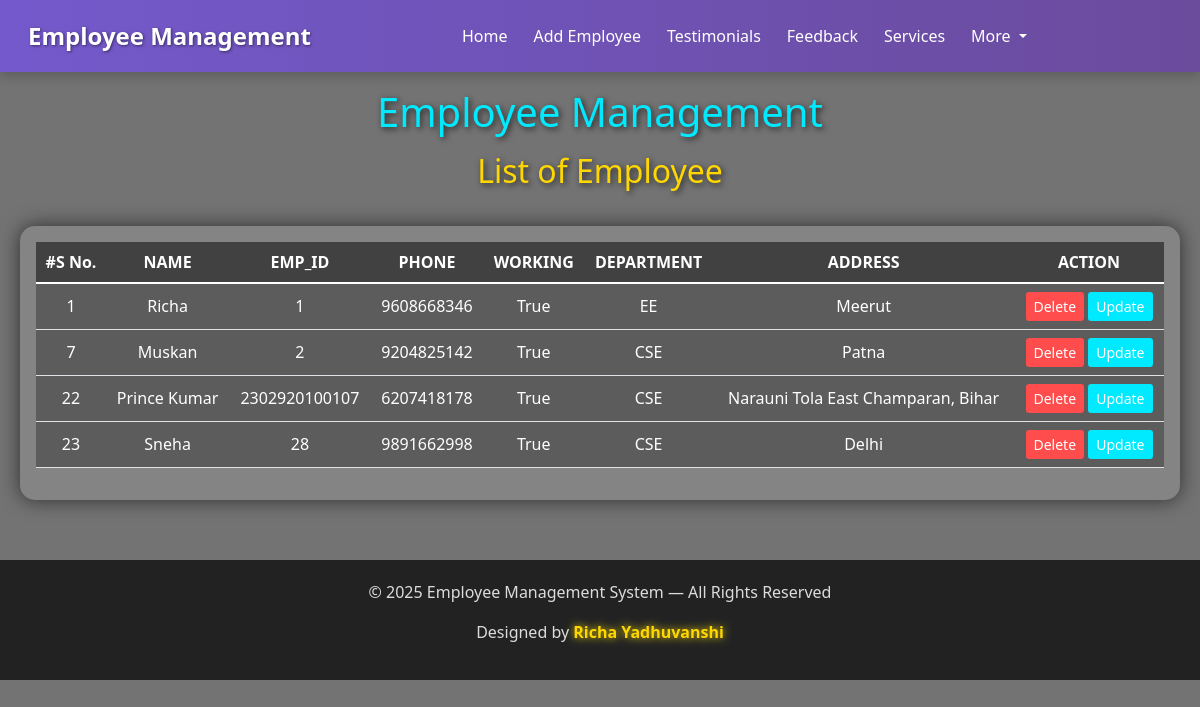
The page /emp/home/ on the database as committed earlier.
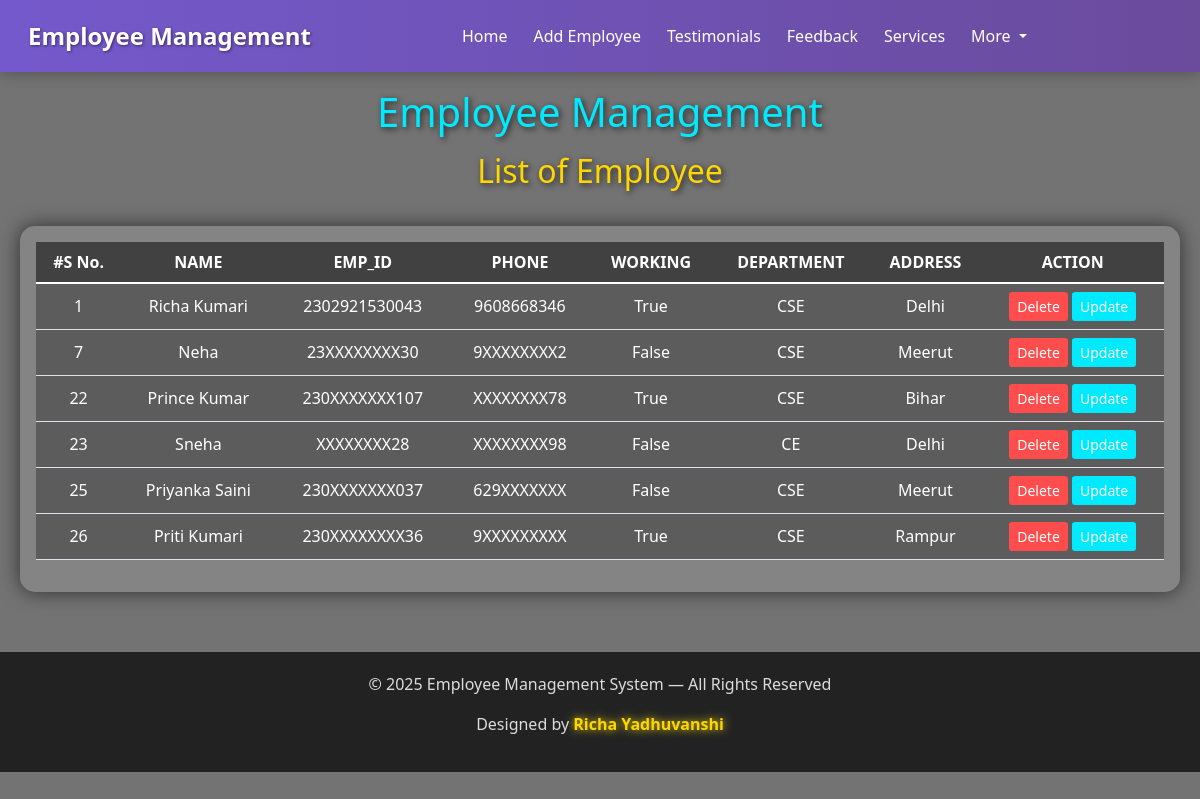
The same page on the database as committed later.
### emp/models.py (models this page shows, shortened)
class Emp(models.Model):
    name = models.CharField(max_length=200)
    emp_id = models.CharField(max_length=200)
    phone = models.CharField(max_length=10)
    address = models.CharField(max_length=150)
    working = models.BooleanField(default=True)
    department = models.CharField(max_length=10)

### emp/views.py (the view)
# urls.py: path("home/",emp_home),
def emp_home(request):
    emps = Emp.objects.all()
    return render(request,"emp/home.html",{'emps':emps})

### templates/emp/home.html (shortened to what this page needs)
<!doctype html>
<html lang="en">
  <head>
    <link href="https://cdn.jsdelivr.net/npm/bootstrap@5.0.2/dist/css/bootstrap.min.css" rel="stylesheet">
  </head>
  <body>
    {% include 'emp/navbar.html' %}
    <h1 class="text-center my-3">Employee Management</h1>
    <h2 class="text-center my-3">List of Employee</h2>
    <div class="cointainer">
      <div class="row">
        <div class="col-md-12">
          <div class="card">
            <div class="card-body">
              <table class="table">
                <thead>
                  <tr>
                    <th>#S No.</th>
                    <th>NAME</th>
                    <th>EMP_ID</th>
                    <th>PHONE</th>
                    <th>WORKING</th>
                    <th>DEPARTMENT</th>
                    <th>ADDRESS</th>
                    <th>ACTION</th>
                  </tr>
                </thead>
                <tbody>
                  {% for e in emps %}
                  <tr>
                    <td>{{e.id}}</td>
                    <td>{{e.name}}</td>
                    <td>{{e.emp_id}}</td>
                    <td>{{e.phone}}</td>
                    <td>{{e.working}}</td>
                    <td>{{e.department}}</td>
                    <td>{{e.address}}</td>
                    <td>
                      <a href="/emp/delete-emp/{{e.id}}" class="btn btn-danger btn-sm">Delete</a>
                      <a href="/emp/update-emp/{{e.id}}" class="btn btn-primary btn-sm">Update</button>
                    </td>
                  </tr>
                  {% endfor %}
                </tbody>
              </table>
            </div>
          </div>
        </div>
      </div>
    </div>
    <footer class="footer">
      <p>© 2025 Employee Management System — All Rights Reserved</p>
      <p>Designed by <b>Richa Yadhuvanshi</b></p>
  </footer>
  </body>
</html>

### templates/emp/navbar.html (shortened to what this page needs)
<nav class="navbar navbar-expand-lg"
     style="background: linear-gradient(90deg, #7459cc, #6a4b9c); padding: 0.8rem 1rem; box-shadow: 0 4px 12px rgba(0,0,0,0.2);">
  <div class="container-fluid">
    <a class="navbar-brand" href="/emp/home/"
       style="color: white; font-weight: bold; font-size: 1.5rem; text-shadow: 1px 1px 3px rgba(0,0,0,0.5); transition:0.3s;"
       onmouseover="this.style.color='#ffd700';"
       onmouseout="this.style.color='white';">
      Employee Management
    </a>
    <div class="collapse navbar-collapse" id="navbarSupportedContent">
      <ul class="navbar-nav me-auto mb-2 mb-lg-0" style="margin-left: auto;">
        <li class="nav-item">
          <a class="nav-link active" aria-current="page" href="/home/"
             style="color:white; margin-right:10px; font-weight:500; transition:0.3s;"
             onmouseover="this.style.color='#ffd700';"
             onmouseout="this.style.color='white';">Home</a>
        </li>
        <li class="nav-item">
          <a class="nav-link" href="/emp/add-emp/"
             style="color:white; margin-right:10px; font-weight:500; transition:0.3s;"
             onmouseover="this.style.color='#ffd700';"
             onmouseout="this.style.color='white';">Add Employee</a>
        </li>
        <li class="nav-item">
          <a class="nav-link" href="/emp/testimonials/"
             style="color:white; margin-right:10px; font-weight:500; transition:0.3s;"
             onmouseover="this.style.color='#ffd700';"
             onmouseout="this.style.color='white';">Testimonials</a>
        </li>
        <li class="nav-item">
          <a class="nav-link" href="/emp/feedback/"
             style="color:white; margin-right:10px; font-weight:500; transition:0.3s;"
             onmouseover="this.style.color='#ffd700';"
             onmouseout="this.style.color='white';">Feedback</a>
        </li>
        <li class="nav-item">
          <a class="nav-link" href="/services/"
             style="color:white; margin-right:10px; font-weight:500; transition:0.3s;"
             onmouseover="this.style.color='#ffd700';"
             onmouseout="this.style.color='white';">Services</a>
        </li>
        <li class="nav-item dropdown">
          <a class="nav-link dropdown-toggle" href="#" id="navbarDropdown" role="button" data-bs-toggle="dropdown"
             aria-expanded="false" style="color:white; margin-right:10px; font-weight:500; transition:0.3s;"
             onmouseover="this.style.color='#ffd700';"
             onmouseout="this.style.color='white';">
            More
          </a>
        </li>
      </ul>
    </div>
  </div>
</nav>

### templates/emp/home.html (style rules this page uses)
body { margin: 0; font-family: 'Segoe UI', Arial, sans-serif; background: linear-gradient(rgba(0,0,0,0.55), rgba(0,0,0,0.55)), url('https://images.unsplash.com/photo-1527689368864-3a821dbccc34?w=1600') no-repeat center center fixed; background-size: cover; color: #fff; }
h1, h2 { text-align: center; text-shadow: 2px 2px 6px rgba(0,0,0,0.7); }
h1 { color: #00eaff; margin-top: 20px; font-size: 2.5rem; }
h2 { color: #ffd700; margin-bottom: 30px; }
.card { background: rgba(255, 255, 255, 0.12); border-radius: 15px; backdrop-filter: blur(6px); box-shadow: 0 0 20px rgba(0,0,0,0.6); border: none; margin: 20px; }
.table { color: #fff; border-collapse: collapse; width: 100%; }
.table thead th { background-color: rgba(0, 0, 0, 0.5); border-bottom: 2px solid #00eaff; text-align: center; }
.table tbody td { background: rgba(0, 0, 0, 0.3); text-align: center; vertical-align: middle; transition: all 0.3s ease; }
.btn-primary { background-color: #00eaff; border: none; transition: all 0.3s ease; }
.btn-danger { background-color: #ff4c4c; border: none; transition: all 0.3s ease; }
footer.footer { margin-top: 40px; text-align: center; padding: 20px; background: rgba(0,0,0,0.7); color: #dcdcdc; }
footer.footer b { color: #ffd700; text-shadow: 0 0 8px #ffdf00; }

Rows that differ between the two databases and show on the page:
changed Emp id 1: name "Richa" → "Richa Kumari"; emp_id "1" → "2302921530043"; department "EE" → "CSE"; address "Meerut" → "Delhi"
changed Emp id 7: name "Muskan" → "Neha"; emp_id "2" → "23XXXXXXXX30"; phone "9204825142" → "9XXXXXXXX2"; working "True" → "False"; address "Patna" → "Meerut"
changed Emp "Prince Kumar": emp_id "2302920100107" → "230XXXXXXX107"; phone "6207418178" → "XXXXXXXX78"; address "Narauni Tola East Champaran, Bihar" → "Bihar"
changed Emp "Sneha": emp_id "28" → "XXXXXXXX28"; phone "9891662998" → "XXXXXXXX98"; working "True" → "False"; department "CSE" → "CE"
added Emp: id "25", name "Priyanka Saini", emp_id "230XXXXXXX037", phone "629XXXXXXX", working "False", department "CSE", address "Meerut"
added Emp: id "26", name "Priti Kumari", emp_id "230XXXXXXXX36", phone "9XXXXXXXXX", working "True", department "CSE", address "Rampur"
